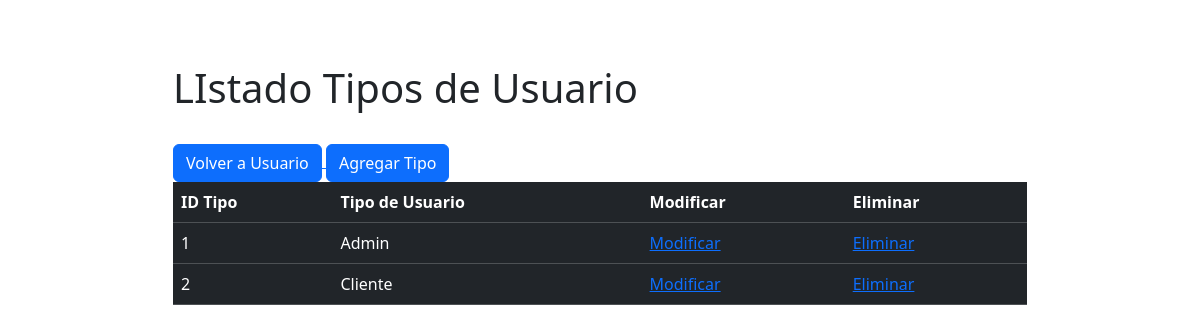
Screenshot of /crudTipo with the database file from the repository.
### newProject/models.py (models this page shows, shortened)
class tipoUsuario(models.Model):
    idTipoUsuario = models.AutoField(
        primary_key=True, db_column='idTipo', verbose_name='ID_tipo_Usuario')
    tipoUsuario = models.CharField(max_length=20, blank=False, null=False)

### newProject/views.py (the view)
# urls.py: path("crudTipo", views.crudTipo, name="crudTipo"),
def crudTipo(request):
    tipos = tipoUsuario.objects.all()
    context = {"tipo": tipos}
    return render(request, "tipo_list.html", context)

### newProject/context_processor.py (called while the page is built)
def total_carrito(request):
    total = 0
    if request.user.is_authenticated:
        if "carrito" in request.session.keys():
            for key, value in request.session["carrito"].items():
                total += int(value["Acumulado"])
    return {"total_carrito": total}

### newProject/templates/tipo_list.html (shortened to what this page needs)
<!DOCTYPE html>
<html lang="en">
<head>
    {% load static %}
    {% load bootstrap5 %}
    {% bootstrap_css %}
</head>
<body>
    <div class="container">
        <div class="row">
            <div class="col-lg-10 p-5 mt-3 mx-auto table-responsive">
                <h1>LIstado Tipos de Usuario</h1><br>
                <a href="{% url 'crud' %}">
                    <button type="button" class="btn btn-primary">Volver a Usuario</button>
                </a><a href="{% url 'tipoAdd' %}">
                    <button type="button" class="btn btn-primary">Agregar Tipo</button>
                </a>
                <table class="table table-dark table-table-striped">
                    <thead>
                        <th>ID Tipo</th>
                        <th>Tipo de Usuario</th>
                        <th>Modificar</th>
                        <th>Eliminar</th>
                    </thead>
                    <tbody>
                        {% for x in tipo %}
                        <tr>
                            <td>{{x.idTipoUsuario}}</td>
                            <td>{{x.tipoUsuario}}</td>
                            <td><a href="{% url 'tipoEdit' pk=x.idTipoUsuario%}">Modificar</a></td>
                            <td><a href="{% url 'tipoDel' pk=x.idTipoUsuario %}">Eliminar</a></td>
                        </tr>
                        {% endfor%}
                    </tbody>
                </table>
            </div>
        </div>
    </div>
</body>
</html>

### rows the page displays
tipoUsuario: idTipoUsuario "1", tipoUsuario "Admin"
tipoUsuario: idTipoUsuario "2", tipoUsuario "Cliente"
